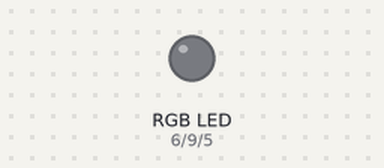
Bench run of a sketch on a simulated Arduino Leonardo, built with avr-gcc and run on an emulated ATmega32U4. On the bench: an RGB LED mixed from three pins (HIGH = lit). What the sketch prints to the serial monitor is not drawn.

Above: at 2.16 s.
At 7.88 s:
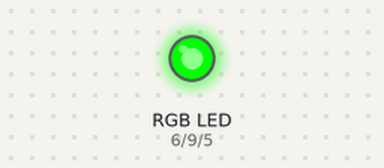
At 11.49 s:
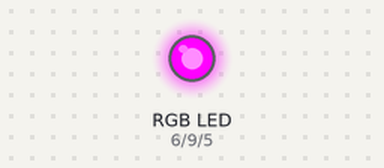
At 20.81 s:
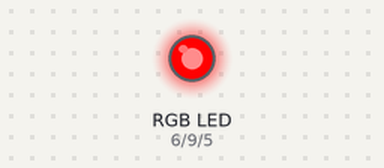
At 30.13 s:
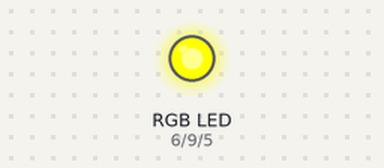
At 39.76 s:
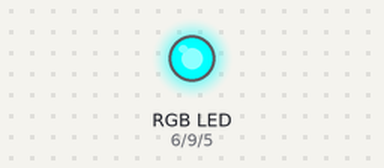
Timing chart, 0 to 40.0 s (numbered marks = the images above):
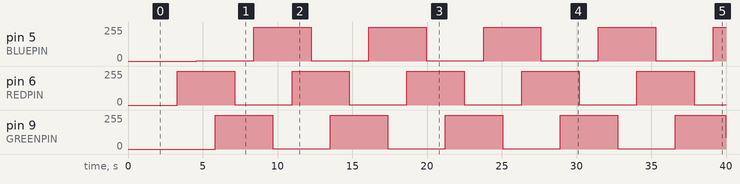

Measured:
- by itself, pin 5 (BLUEPIN), pin 6 (REDPIN): alternates 255/255 for 3.8 s and 1/255 for 3.8 s
- by itself, pin 9 (GREENPIN): 0/255 → 255/255 at 5.9 s, → 1/255 3.8 s later, → 255/255 3.8 s later, → 1/255 3.8 s later, … (10 changes in this stretch)

The sketch:

fadefirst.ino
```cpp
// color swirl! connect an RGB LED to the PWM pins as indicated
// in the #defines
// public domain, enjoy!

#include "IRLibAll.h"
//Create a receiver object to listen on pin 2
IRrecvPCI myReceiver(2);

//Create a decoder object
IRdecode myDecoder;


#define REDPIN 6
#define GREENPIN 9
#define BLUEPIN 5

#define FADESPEED 5     // make this higher to slow down
#define MY_PROTOCOL NEC
#define RIGHT_ARROW   0xfd50af //Move several clockwise
#define LEFT_ARROW    0xfd10ef //Move servo counterclockwise
#define SELECT_BUTTON 0xfd906f //Center the servo
#define UP_ARROW      0xfda05f //Increased number of degrees servo moves
#define DOWN_ARROW    0xfdb04f //Decrease number of degrees servo moves

void setup() {
  pinMode(REDPIN, OUTPUT);
  pinMode(GREENPIN, OUTPUT);
  pinMode(BLUEPIN, OUTPUT);
  myReceiver.enableIRIn(); // Start the receiver
  Serial.begin(9600);
  delay(2000); while (!Serial); //delay for Leonardo
  myReceiver.enableIRIn(); // Start the receiver
  Serial.println(F("Ready to receive IR signals"));
}


void loop() {
  //Continue looping until you get a complete signal received
  if (myReceiver.getResults()) {
    myDecoder.decode();           //Decode it
    myDecoder.dumpResults(true);  //Now print results. Use false for less detail
    myReceiver.enableIRIn();      //Restart receiver
  }
  int r, g, b;

  // fade from blue to violet
  for (r = 0; r < 256; r++) {
    analogWrite(REDPIN, r);
    delay(FADESPEED);
  }
  // fade from violet to red
  for (b = 255; b > 0; b--) {
    analogWrite(BLUEPIN, b);
    delay(FADESPEED);
  }
  // fade from red to yellow
  for (g = 0; g < 256; g++) {
    analogWrite(GREENPIN, g);
    delay(FADESPEED);
  }
  // fade from yellow to green
  for (r = 255; r > 0; r--) {
    analogWrite(REDPIN, r);
    delay(FADESPEED);
  }
  // fade from green to teal
  for (b = 0; b < 256; b++) {
    analogWrite(BLUEPIN, b);
    delay(FADESPEED);
  }
  // fade from teal to blue
  for (g = 255; g > 0; g--) {
    analogWrite(GREENPIN, g);
    delay(FADESPEED);
  }
}
```
